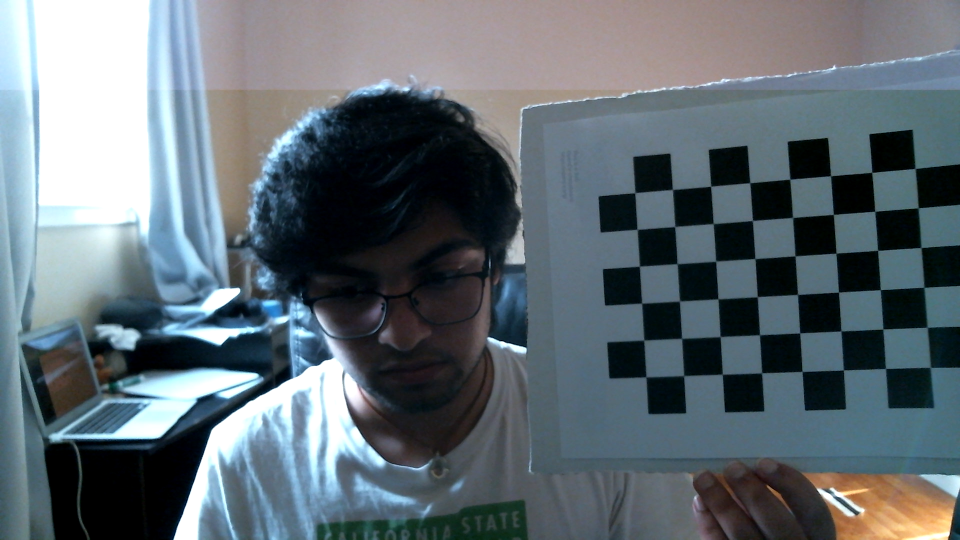
#> input picture calibration/dataset/0.png, 1920 x 1080 px (shown at 1/2 size); its folder holds 4 pictures in this run
$ python getCameraCoeffs.py
#> lines starting #> are read from the running program, lines starting #| are printed output that depends on the picture; after the words box and inside, x2 and y2 are one past the last pixel; in counts of white or black regions, pixels touching at a corner belong together
import numpy as np
import cv2 as cv
import glob
import pickle

# termination criteria
criteria = (cv.TERM_CRITERIA_EPS + cv.TERM_CRITERIA_MAX_ITER, 30, 0.001)

# prepare object points, like (0,0,0), (1,0,0), (2,0,0) ....,(6,5,0)
objp = np.zeros((6 * 9, 3), np.float32)
objp[:, :2] = np.mgrid[0:9, 0:6].T.reshape(-1, 2)

# Arrays to store object points and image points from all the images.
objpoints = []  # 3d point in real world space
imgpoints = []  # 2d points in image plane.

images = glob.glob(
    "/Users/aditya/Programming/Pressure-Based-Tumor-Detection/calibration/dataset/*.png"
)

for fname in images:
    img = cv.imread(fname)
#> img is the input picture: shape (1080, 1920, 3); mean B, G, R 115.2, 108.1, 96.9
    gray = cv.cvtColor(img, cv.COLOR_BGR2GRAY)
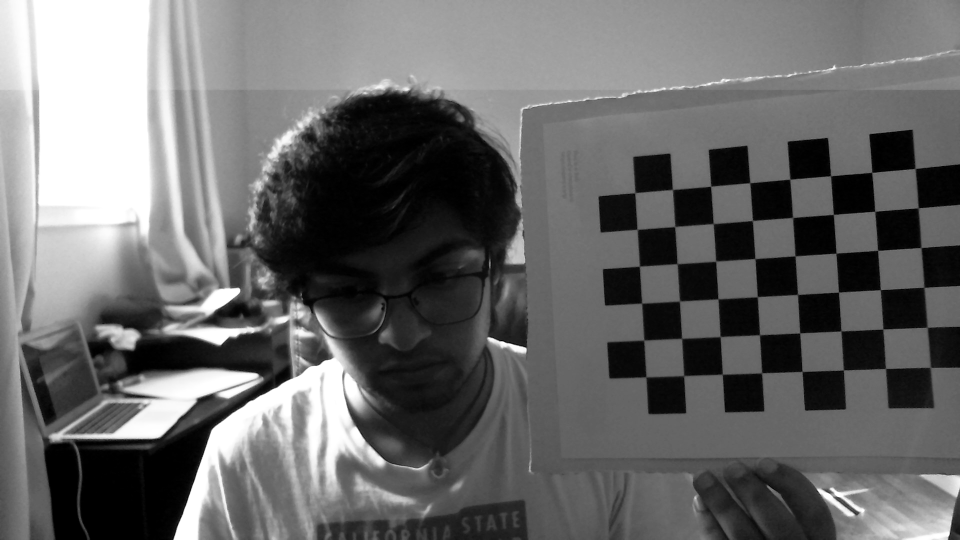
#> gray: shape (1080, 1920) (shown at 1/2 size); min 0, max 255, mean 105.6
    # Find the chess board corners
    ret, corners = cv.findChessboardCorners(gray, (9, 6), None)
#> ret = False; corners = None
    # If found, add object points, image points (after refining them)
    if ret == True:
        objpoints.append(objp)
        corners2 = cv.cornerSubPix(gray, corners, (11, 11), (-1, -1), criteria)
        imgpoints.append(corners)
        # Draw and display the corners
        cv.drawChessboardCorners(img, (7, 6), corners2, ret)
        cv.imshow("img", img)
        cv.waitKey(100)
#> pass 2 of the loop `for fname in images:`:
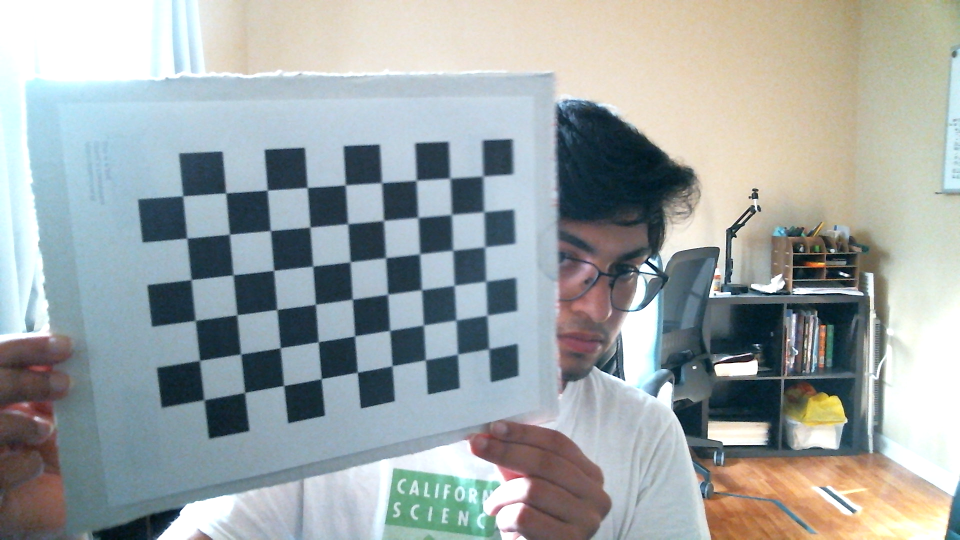
#> input picture calibration/dataset/100.png, 1920 x 1080 px (shown at 1/2 size)
#> img is the input picture: shape (1080, 1920, 3); mean B, G, R 166.2, 166.1, 158.3
#> `gray = cv.cvtColor(img, cv.COLOR_BGR2GRAY)`:
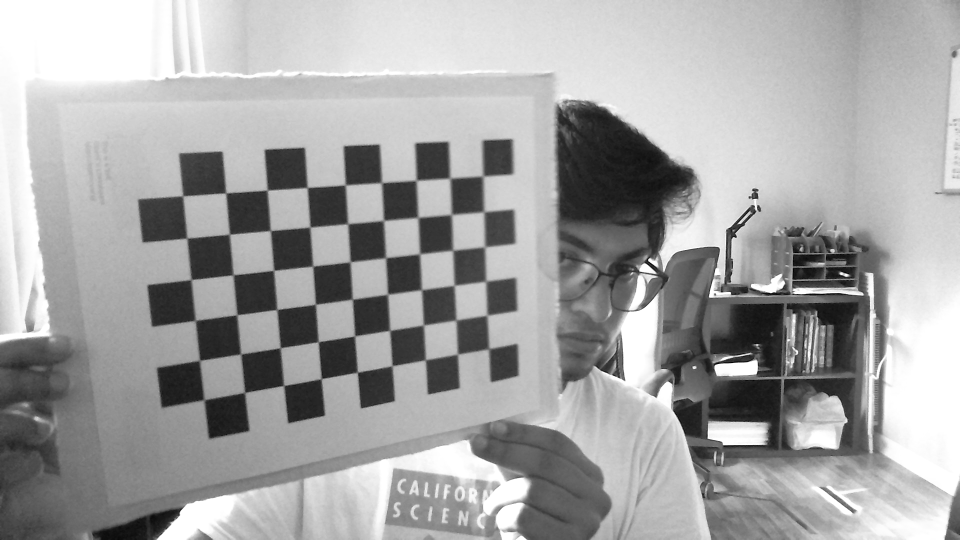
#> gray: shape (1080, 1920) (shown at 1/2 size); min 0, max 255, mean 163.8
#> ret = True; corners = 54 rows, first 8: [977.5, 698.5], [915.5, 709], [852, 720.5], [784.5, 732], [715.5, 745], [643, 757.5], [567.5, 771], [490, 785]
#> corners2 = 54 rows, first 8: [977.8, 697.9], [915.5, 708.6], [851.1, 720.2], [784.7, 731.9], [715.3, 745.1], [643.1, 757.7], [567.9, 771.5], [490, 785.4]
#> `cv.drawChessboardCorners(img, (7, 6), corners2, ret)`:
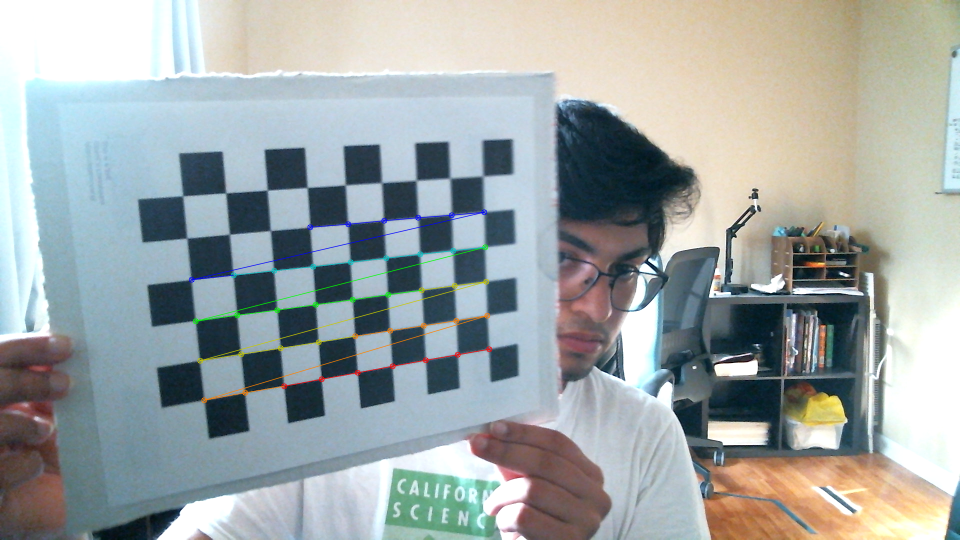
#> img: shape (1080, 1920, 3) (shown at 1/2 size); 0.88% of pixels changed, all inside (x1, y1, x2, y2) = (377, 418, 985, 807)
#> pass 3 of the loop `for fname in images:`:
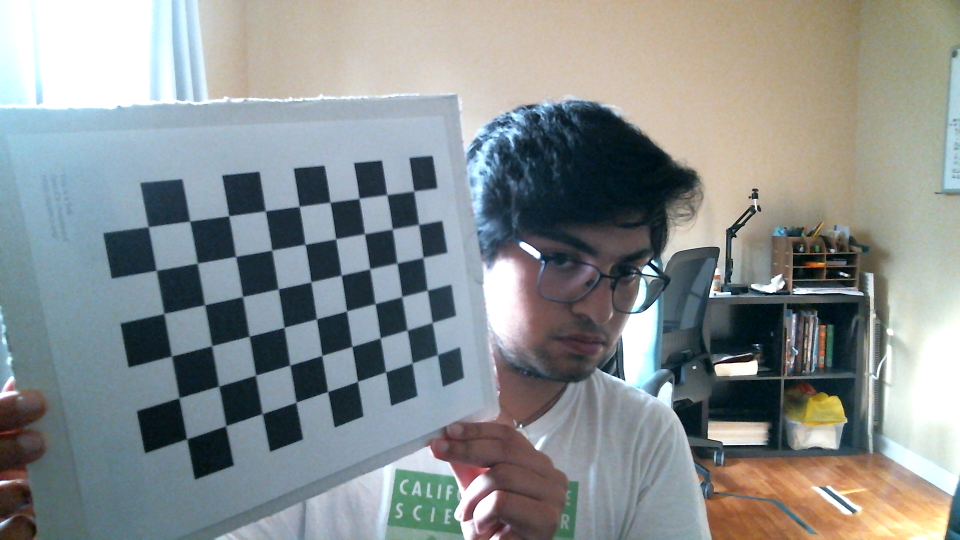
#> input picture calibration/dataset/101.png, 1920 x 1080 px (shown at 1/2 size)
#> img is the input picture: shape (1080, 1920, 3); mean B, G, R 143.5, 143.2, 137.1
#> `gray = cv.cvtColor(img, cv.COLOR_BGR2GRAY)`:
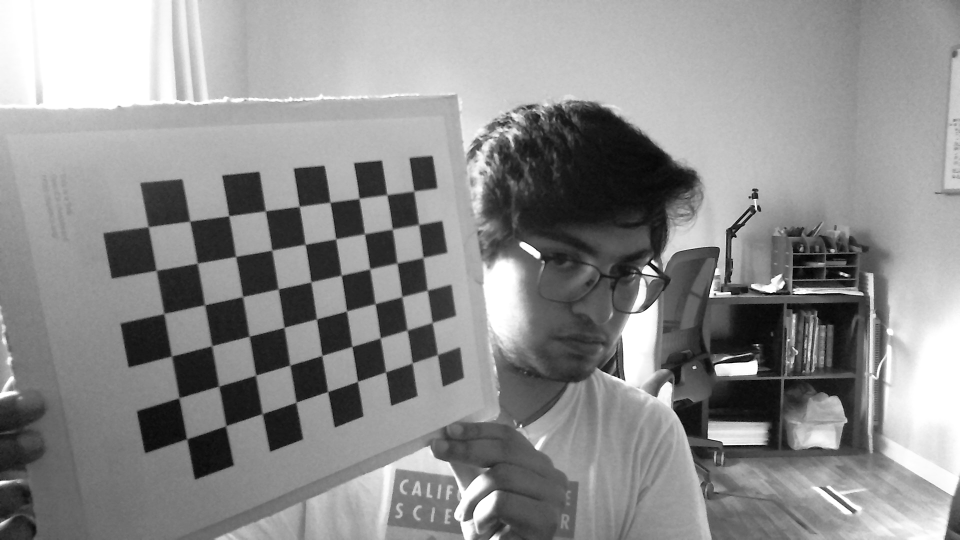
#> gray: shape (1080, 1920) (shown at 1/2 size); min 0, max 255, mean 141.4
#> corners = 54 rows, first 8: [875, 709.4], [826.6, 725.9], [773.7, 743.4], [716.5, 763.7], [656, 783.5], [592.5, 805], [525, 827.5], [452, 851.5]
#> corners2 = 54 rows, first 8: [875.3, 709.6], [825.1, 726], [771.8, 744.3], [715.7, 763.1], [655.8, 783.6], [592.7, 804.8], [524.8, 827.7], [452.1, 852]
#> `cv.drawChessboardCorners(img, (7, 6), corners2, ret)`:
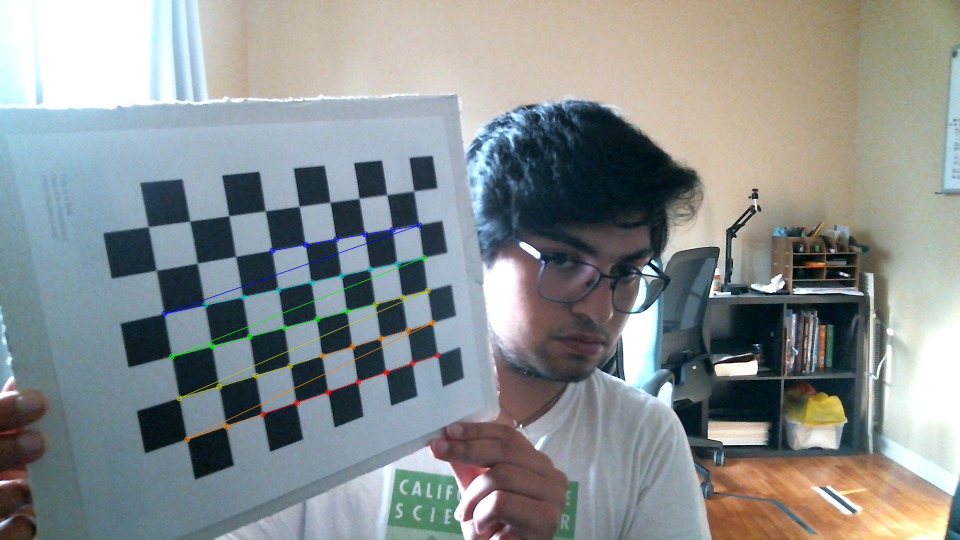
#> img: shape (1080, 1920, 3) (shown at 1/2 size); 0.79% of pixels changed, all inside (x1, y1, x2, y2) = (322, 444, 882, 885)
#> the loop made 4 passes; the first 3 are shown
cv.destroyAllWindows()

[ret, mtx, dist, rvecs, tvecs] = cv.calibrateCamera(
    objpoints, imgpoints, gray.shape[::-1], None, None
)
pickle.dump(
    [ret, mtx, dist, rvecs, tvecs],
    open(
        "/Users/aditya/Programming/Pressure-Based-Tumor-Detection/calibration/cameraCoeffs.pickle",
        "wb",
    ),
)
